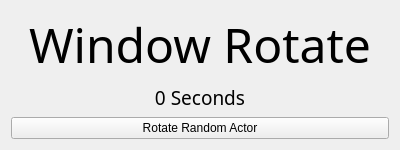
<?xml version="1.0" encoding="UTF-8"?>
<ui version="4.0">
 <class>Form</class>
 <widget class="QWidget" name="Form">
  <property name="geometry">
   <rect>
    <x>0</x>
    <y>0</y>
    <width>400</width>
    <height>150</height>
   </rect>
  </property>
  <property name="windowTitle">
   <string>Form</string>
  </property>
  <layout class="QVBoxLayout" name="verticalLayout">
   <item>
    <widget class="QLabel" name="window_two_label">
     <property name="font">
      <font>
       <family>Agency FB</family>
       <pointsize>36</pointsize>
      </font>
     </property>
     <property name="contextMenuPolicy">
      <enum>Qt::DefaultContextMenu</enum>
     </property>
     <property name="text">
      <string>Window Rotate</string>
     </property>
     <property name="alignment">
      <set>Qt::AlignCenter</set>
     </property>
    </widget>
   </item>
   <item>
    <widget class="QLabel" name="label">
     <property name="font">
      <font>
       <family>Agency FB</family>
       <pointsize>14</pointsize>
      </font>
     </property>
     <property name="text">
      <string>0 Seconds</string>
     </property>
     <property name="alignment">
      <set>Qt::AlignCenter</set>
     </property>
    </widget>
   </item>
   <item>
    <widget class="QPushButton" name="pushButton">
     <property name="text">
      <string>Rotate Random Actor</string>
     </property>
    </widget>
   </item>
  </layout>
 </widget>
 <resources/>
 <connections/>
</ui>
